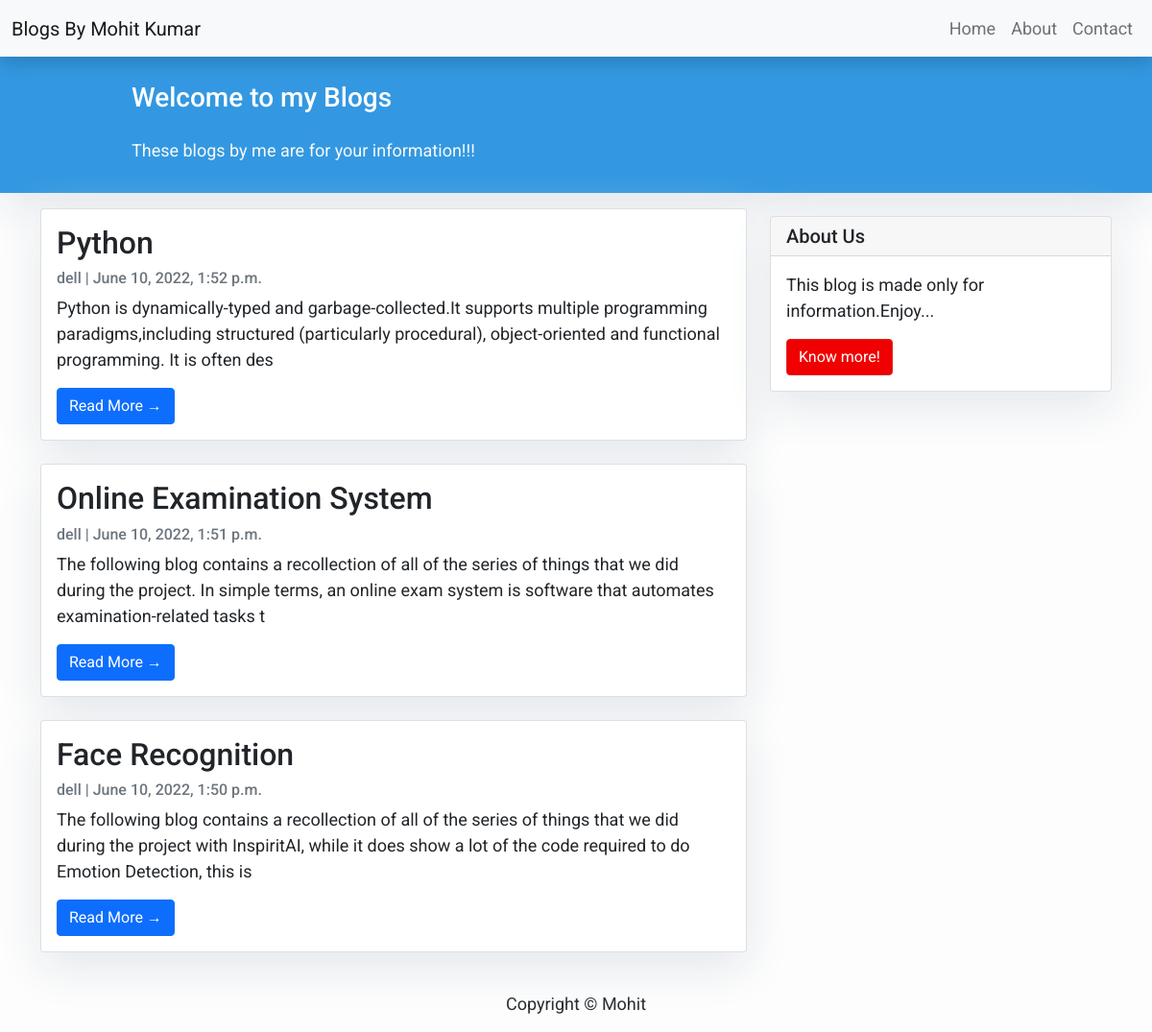
The app's page /index/ with its own data.
### blogs/models.py (models this page shows, shortened)
class Post(models.Model):
    title = models.CharField(max_length=200, unique=True)
    slug = models.SlugField(max_length=200, unique=True)
    author = models.ForeignKey(User, on_delete= models.CASCADE,related_name='blog_posts')
    updated_on = models.DateTimeField(auto_now= True)
    content = models.TextField()
    created_on = models.DateTimeField(auto_now_add=True)
    status = models.IntegerField(choices=STATUS, default=0)
    class Meta:
        ordering = ['-created_on']

### blogs/views.py (the view)
# urls.py: path('', views.PostList.as_view(), name='home'),
class PostList(generic.ListView):
    queryset = Post.objects.filter(status=1).order_by('-created_on')
    template_name = 'index.html'

### home/templates/index.html (shortened to what this page needs)
{% extends "base.html" %}
{% block content %}
<header class="masthead">
    <div class="container">
        <div class="row">
            <div class=" col-md-8 col-md-10 mx-auto">
                <div class="site-heading">
                    <h3 class=" site-heading my-4 mt-3 text-white"> Welcome to my Blogs </h3>
                    <p class="text-light">These blogs by me are for your information!!! &nbsp
                    </p>
                </div>
            </div>
        </div>
    </div>
</header>
<div class="container">
    <div class="row">
        <div class="col-md-8 mt-3 left">
            {% for post in post_list %}
            <div class="card mb-4">
                <div class="card-body">
                    <h2 class="card-title">{{ post.title }}</h2>
                    <p class="card-text text-muted h6">{{ post.author }} | {{ post.created_on}} </p>
                    <p class="card-text">{{post.content|slice:":200" }}</p>
                    <a href="{% url 'post_detail' post.slug  %}" class="btn btn-primary">Read More &rarr;</a>
                </div>
            </div>
            {% endfor %}
        </div>
        {% block sidebar %} {% include 'sidebar.html' %} {% endblock sidebar %}
    </div>
</div>
{%endblock%}

### home/templates/base.html (shortened to what this page needs)
<!DOCTYPE html>
<html>
    <head>
        <link href="https://cdn.jsdelivr.net/npm/bootstrap@5.0.2/dist/css/bootstrap.min.css" rel="stylesheet">
    </head>
    <body>
        <nav class="navbar navbar-expand-lg navbar-light bg-light shadow" id="mainNav">
            <div class="container-fluid">
                <a class="navbar-brand" href="{% url 'home' %}">Blogs By Mohit Kumar</a>
                <div class="collapse navbar-collapse" id="navbarResponsive">
                    <ul class="navbar-nav ms-auto">
                        <li class="nav-item text-black">
                            <a class="nav-link text-black font-weight-bold" href="http://127.0.0.1:8000/#home">Home</a>
                        </li>
                        <li class="nav-item text-black">
                            <a class="nav-link text-black font-weight-bold" href="http://127.0.0.1:8000/#about">About</a>
                        </li>
                        <li class="nav-item text-black">
                            <a class="nav-link text-black font-weight-bold" href="http://127.0.0.1:8000/#contact">Contact</a>
                        </li>
                    </ul>
                </div>
            </div>
        </nav>
        {% block content %}{% endblock content %}
        <footer class="py-3 bg-grey">
            <p class="m-0 text-dark text-center ">Copyright &copy; Mohit</p>
        </footer>
    </body>
</html>

### home/templates/sidebar.html (shortened to what this page needs)
{% block sidebar %}
<div class="col-md-4 float-right ">
<div class="card my-4">
        <h5 class="card-header">About Us</h5>
    <div class="card-body">
        <p class="card-text"> This blog is made only for information.Enjoy...</p>
        <a href="https://www.instagram.com/mohit_kumaarr/"
           class="btn btn-danger">Know more!</a>
    </div>
</div>
</div>
{% endblock sidebar %}

### home/templates/base.html (style rules this page uses)
body { font-family: "Roboto", sans-serif; font-size: 17px; background-color: #fdfdfd; }
.shadow { box-shadow: 0 4px 2px -2px rgba(0, 0, 0, 0.1); }
.btn-danger { color: #fff; background-color: #f00000; border-color: #dc281e; }
.masthead { background: #3398E1; height: auto; padding-bottom: 15px; box-shadow: 0 16px 48px #E3E7EB; padding-top: 10px; }

### home/templates/index.html (style rules this page uses)
body { font-family: "Roboto", sans-serif; font-size: 18px; background-color: #fdfdfd; }
.card { box-shadow: 0 16px 48px #E3E7EB; }

### home/templates/sidebar.html (style rules this page uses)
.card { box-shadow: 0 16px 48px #E3E7EB; }

### records on screen
Post: title "Python", author "dell", created_on "June 10, 2022, 1:52 p.m.", content "Python is dynamically-typed and garbage-collected.It supports multiple programming paradigms,including structured (particularly procedural), object-oriented and functional programming. It is often des"
Post: title "Online Examination System", author "dell", created_on "June 10, 2022, 1:51 p.m.", content "The following blog contains a recollection of all of the series of things that we did during the project. In simple terms, an online exam system is software that automates examination-related tasks t"
Post: title "Face Recognition", author "dell", created_on "June 10, 2022, 1:50 p.m.", content "The following blog contains a recollection of all of the series of things that we did during the project with InspiritAI, while it does show a lot of the code required to do Emotion Detection, this is"
